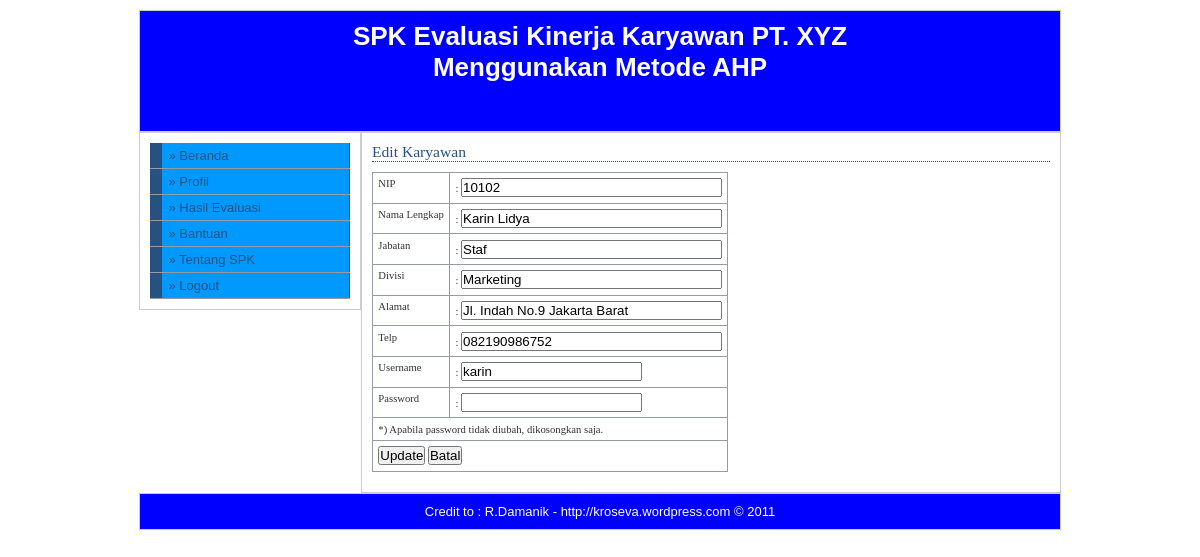
/indexs.php?modul=profil (signed in), run on the app's committed database.
### tables this page shows
CREATE TABLE IF NOT EXISTS `menu` (
  `menu` varchar(30) NOT NULL,
  `link` varchar(50) NOT NULL,
  `status` enum('admin','user') NOT NULL,
  `aktif` enum('y','n') NOT NULL,
  `urutan` int(5) NOT NULL
);

CREATE TABLE IF NOT EXISTS `karyawan` (
  `nip` varchar(5) NOT NULL,
  `nama_karyawan` varchar(30) NOT NULL,
  `jabatan` varchar(30) NOT NULL,
  `divisi` varchar(30) NOT NULL,
  `alamat` varchar(50) NOT NULL,
  `telp` varchar(30) NOT NULL,
  PRIMARY KEY  (`nip`)
);

CREATE TABLE IF NOT EXISTS `pengguna` (
  `nip` varchar(5) NOT NULL,
  `username` varchar(10) NOT NULL,
  `password` varchar(32) NOT NULL,
  `level` enum('admin','user') NOT NULL default 'user',
  PRIMARY KEY  (`username`)
);

### modul_user/profil.php (the view)
<?php
$aksi="modul_user/aksi_profil.php";
$edit=mysql_query("SELECT k.nip,k.nama_karyawan,k.jabatan,k.divisi,k.alamat,k.telp,p.username,p.password
                  FROM karyawan k, pengguna p
				  WHERE p.username='$_SESSION[namauser]' AND p.nip=k.nip
				  ");
$r=mysql_fetch_array($edit);
    echo "<h2>Edit Karyawan</h2>
          <form method=POST action=$aksi?modul=profil&act=update>
          <input type=hidden name=id value='$r[nip]'><input type=hidden name=id1 value='$r[username]'>
          <table>
		  <tr><td>NIP</td> <td> : <input type=text readonly name='nip' size=30 value='$r[nip]'></td></tr>
          <tr><td>Nama Lengkap</td> <td> : <input type=text name='nama_karyawan' size=30  value='$r[nama_karyawan]'></td></tr>
		  <tr><td>Jabatan</td> <td> : <input type=text name='jabatan' size=30 value='$r[jabatan]'></td></tr>
          <tr><td>Divisi</td>       <td> : <input type=text name='divisi' size=30 value='$r[divisi]'></td></tr>
          <tr><td>Alamat</td>   <td> : <input type=text name='alamat' size=30 value='$r[alamat]'></td></tr>
		  <tr><td>Telp</td>   <td> : <input type=text name='telp' size=30 value='$r[telp]'></td></tr>
		  <tr><td>Username</td>     <td> : <input type=text readonly name='username' value='$r[username]'></td></tr>
          <tr><td>Password</td>     <td> : <input type=text name='password'></td></tr>";
    echo "<tr><td colspan=2>*) Apabila password tidak diubah, dikosongkan saja.</td></tr>
          <tr><td colspan=2><input type=submit value=Update>
                            <input type=button value=Batal onclick=self.history.back()></td></tr>
          </table></form>";
?>

### menu.php (shortened to what this page needs)
<?php
if ($_SESSION[leveluser]=='admin'){
  $sql=mysql_query("select * from menu where aktif='y' and status='admin' order by urutan");
}
else{
  $sql=mysql_query("select * from menu where status='user' and aktif='y' order by urutan");
}
while ($m=mysql_fetch_array($sql)){
  echo "<li><a href='$m[link]'>&#187; $m[menu]</a></li>";
}
?>

### main.css (style rules this page uses)
* { padding: 0; margin: 0; }
body { font-family: Arial, Helvetica, sans-serif; font-size: 13px; }
#menu li { width: 200px; border-bottom: 1px solid #969BA5; margin: 0; padding: 0; font-size: 100%; vertical-align: bottom; }
#menu a:link, #menu a:visited { display: block; padding: 5px 5px 5px 0.5em; border-left: 12px solid #265180; border-right: 1px solid #265180; background-color: #0099FF; color: #265180; text-decoration: none; }
a:link,a:visited { color:#265180; }
h2 { font: normal 120% Georgia; color: #265180; background-color: transparent; border-bottom: 1px dotted #265180; }
table { font-family: Tahoma; font-size: 8pt; border-width: 1px; border-style: solid; border-color: #999999; border-collapse: collapse; margin: 10px 0px; }
td { padding: 0.5em; vertical-align: top; border-width: 1px; border-style: solid; border-color: #969BA5; border-collapse: collapse; }

### data on the page
menu: menu "Profil"
menu: menu "Hasil Evaluasi"
karyawan: nip "10102", nama_karyawan "Karin Lidya", jabatan "Staf", divisi "Marketing", alamat "Jl. Indah No.9 Jakarta Barat", telp "082190986752", username "karin"

### other printed values
$footer "Credit to : R.Damanik - http://kroseva.wordpress.com © 2011"
